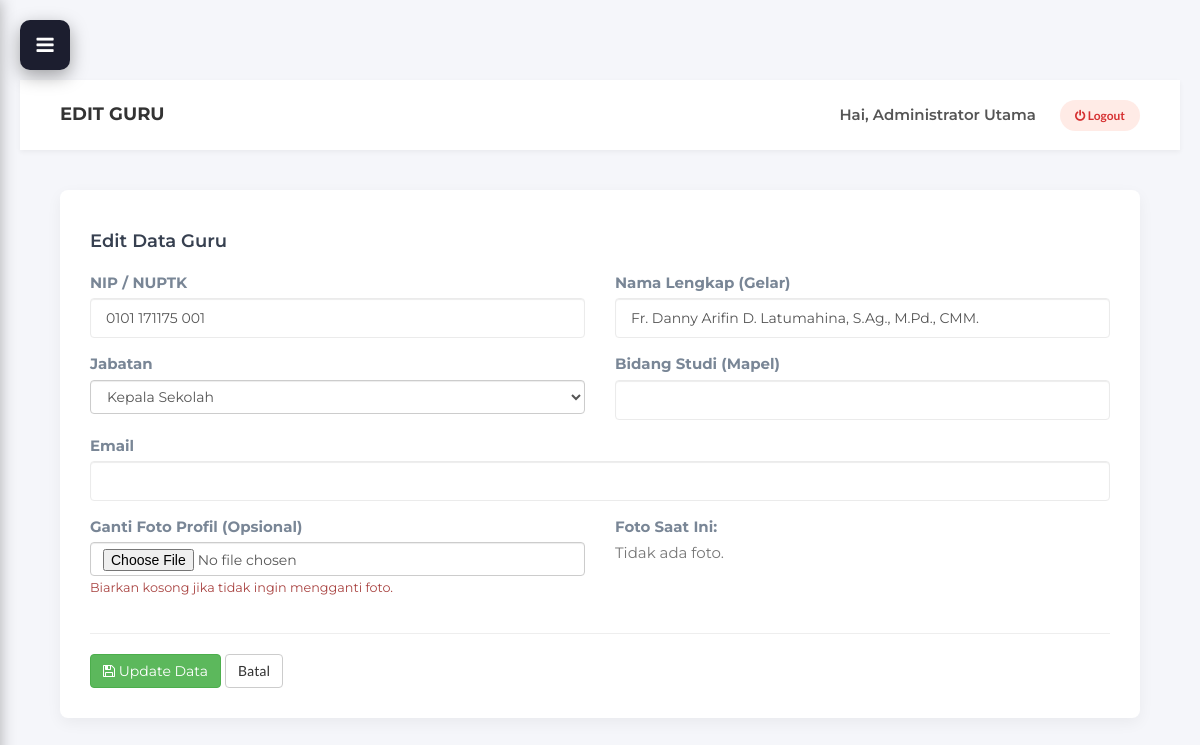
Before: /admin/guru.php?aksi=edit&id=9 (signed in) with the older database file.
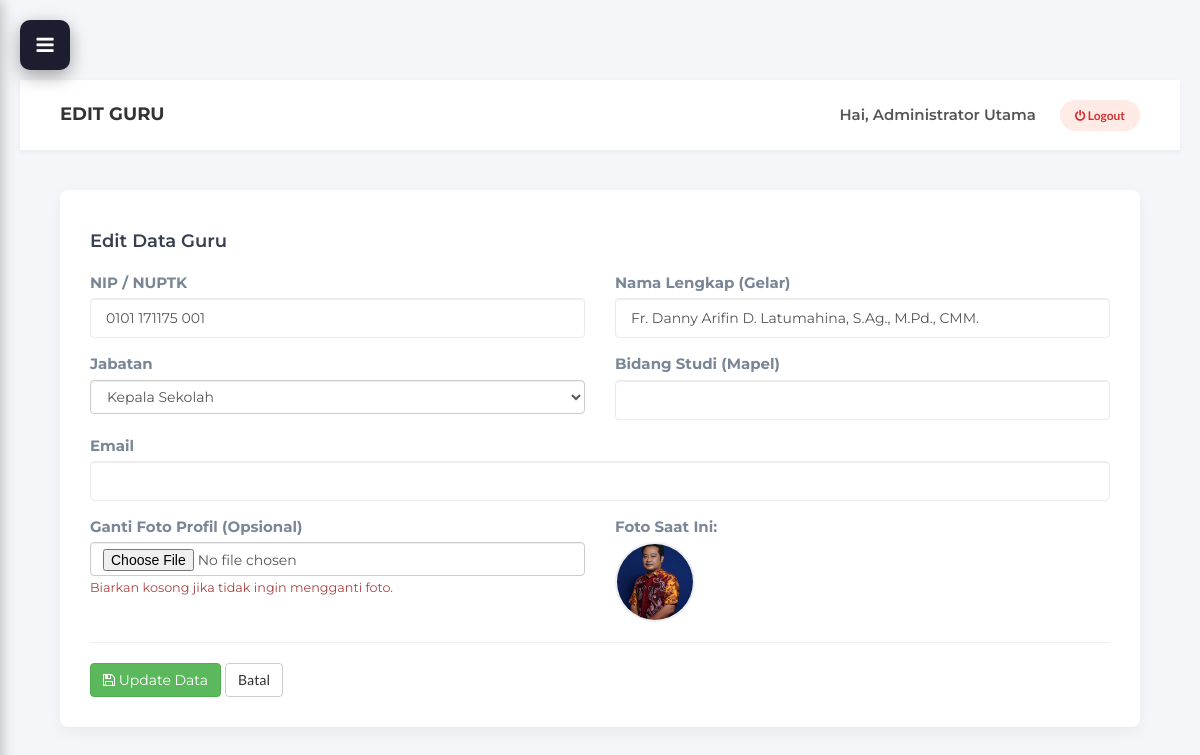
After: the same page with the newer database file.
### tables this page shows
CREATE TABLE `guru_staf` (
  `id_guru` int NOT NULL,
  `nip` varchar(50) DEFAULT NULL,
  `nama_lengkap` varchar(100) NOT NULL,
  `jabatan` varchar(50) NOT NULL,
  `bidang_studi` varchar(100) NOT NULL,
  `email` varchar(100) DEFAULT NULL,
  `foto` varchar(255) DEFAULT NULL
);

### controllers/AdminGuruController.php (called while the page is built, shortened)
<?php
require_once __DIR__ . '/../models/GuruModel.php';
class AdminGuruController {
    public function edit($id) {
        $model = new GuruModel();
        $guru = $model->getGuruById($id);
        require_once '../views/admin/guru_edit.php';
    }
}
?>

### models/GuruModel.php (called while the page is built, shortened)
<?php
require_once 'Database.php';
class GuruModel extends Database {
    public function getGuruById($id_guru) {
        $id = intval($id_guru);
        $sql = "SELECT id_guru, nip, nama_lengkap, jabatan, bidang_studi, email, foto
                  FROM guru_staf WHERE id_guru = $id";
        $query = $this->query($sql);
        return mysqli_fetch_assoc($query);
    }
}
?>

### models/Database.php (called while the page is built, shortened)
<?php
require_once __DIR__ . '/../Koneksi Database/koneksi.php';
class Database {
    protected $koneksi;
    public function __construct() {
        global $koneksi;
        $this->koneksi = $koneksi;
    }
    public function query($sql) {
        return mysqli_query($this->koneksi, $sql);
    }
}
?>

### views/admin/guru_edit.php (the view, shortened to what this page needs)
<?php
require_once 'template/header.php';
require_once 'template/sidebar.php';
?>
<div class="main-content">
    <?php require_once 'template/topbar.php'; ?>
    <div class="content-wrapper">
        <div class="card-box">
            <h4 style="margin-bottom: 20px;">Edit Data Guru</h4>
            <form method="POST" action="guru.php?aksi=update" enctype="multipart/form-data">
                <div class="row">
                    <div class="col-md-6">
                        <div class="form-group">
                            <label>NIP / NUPTK</label>
                            <input type="text" name="nip" class="form-control" value="<?php echo htmlspecialchars($guru['nip']); ?>">
                        </div>
                    </div>
                    <div class="col-md-6">
                        <div class="form-group">
                            <label>Nama Lengkap (Gelar)</label>
                            <input type="text" name="nama" class="form-control" value="<?php echo htmlspecialchars($guru['nama_lengkap']); ?>" required>
                        </div>
                    </div>
                </div>
                <div class="row">
                    <div class="col-md-6">
                        <div class="form-group">
                            <label>Jabatan</label>
                            <select name="jabatan" class="form-control">
                                <option value="Kepala Sekolah" <?php if($guru['jabatan'] == 'Kepala Sekolah') echo 'selected'; ?>>Kepala Sekolah</option>
                            </select>
                        </div>
                    </div>
                    <div class="col-md-6">
                        <div class="form-group">
                            <label>Bidang Studi (Mapel)</label>
                            <input type="text" name="mapel" class="form-control" value="<?php echo htmlspecialchars($guru['bidang_studi']); ?>">
                        </div>
                    </div>
                </div>
                <div class="form-group">
                    <label>Email</label>
                    <input type="email" name="email" class="form-control" value="<?php echo htmlspecialchars($guru['email']); ?>">
                </div>
                <div class="row">
                    <div class="col-md-6">
                        <div class="form-group">
                            <label>Ganti Foto Profil (Opsional)</label>
                            <input type="file" name="foto" class="form-control" accept="image/*">
                            <small class="text-danger">Biarkan kosong jika tidak ingin mengganti foto.</small>
                        </div>
                    </div>
                    <div class="col-md-6">
                        <label>Foto Saat Ini:</label><br>
                        <?php
                            $img_path = "uploads/guru/" . $guru['foto'];
                            if(!empty($guru['foto']) && file_exists($img_path)):
                        ?>
                            <img src="<?php echo $img_path; ?>" style="width: 80px; height: 80px; border-radius: 50%; object-fit: cover; border: 2px solid #eee;">
                        <?php else: ?>
                            <span class="text-muted">Tidak ada foto.</span>
                        <?php endif; ?>
                    </div>
                </div>
                <hr>
                <button type="submit" class="btn btn-success"><i class="fa fa-save"></i> Update Data</button>
                <a href="guru.php" class="btn btn-default">Batal</a>
            </form>
        </div>
    </div>
</div>
<?php require_once 'template/footer.php'; ?>

Changed rows visible on the page:
changed guru_staf "Fr. Danny Arifin D. Latumahina, S.Ag., M.Pd., CMM.": foto: picture added; foto "1764248858_525.png" → "1764600874_401.jpg" (drawn)
Other visible differences:
text no longer shown: "Tidak ada foto."
